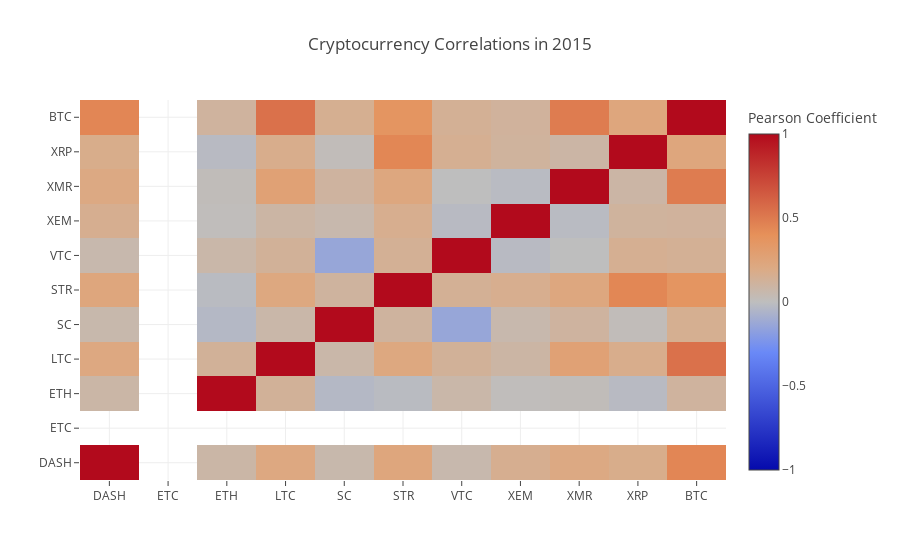

Notebook source saved alongside this figure:
### Code cell
correlation_heatmap(combined_df_2015.pct_change(), "Cryptocurrency Correlations in 2015")

### Figure 1 — Plotly figure (JSON) as saved in the notebook; plotly's stock layout.template omitted (floating-point values rounded to 4 significant figures)
{"data": [{"colorbar": {"title": "Pearson Coefficient"}, "type": "heatmap", "x": ["DASH", "ETC", "ETH", "LTC", "SC", "STR", "VTC", "XEM", "XMR", "XRP", "BTC"], "y": ["DASH", "ETC", "ETH", "LTC", "SC", "STR", "VTC", "XEM", "XMR", "XRP", "BTC"], "z": [[1, null, 0.08141, 0.2147, 0.06049, 0.2337, 0.05929, 0.1577, 0.2065, 0.1747, 0.4471], [null, null, null, null, null, null, null, null, null, null, null], [0.08141, null, 1, 0.1296, -0.03678, -0.01754, 0.07405, 0.01033, 0.01591, -0.02319, 0.112], [0.2147, null, 0.1296, 1, 0.07144, 0.2187, 0.1299, 0.08994, 0.272, 0.1728, 0.5411], [0.06049, null, -0.03678, 0.07144, 1, 0.109, -0.1383, 0.05895, 0.1052, 0.01755, 0.154], [0.2337, null, -0.01754, 0.2187, 0.109, 1, 0.1413, 0.1636, 0.2253, 0.4438, 0.3685], [0.05929, null, 0.07405, 0.1299, -0.1383, 0.1413, 1, -0.02113, 0.001113, 0.1502, 0.1398], [0.1577, null, 0.01033, 0.08994, 0.05895, 0.1636, -0.02113, 1, -0.01867, 0.1122, 0.1169], [0.2065, null, 0.01591, 0.272, 0.1052, 0.2253, 0.001113, -0.01867, 1, 0.0867, 0.4927], [0.1747, null, -0.02319, 0.1728, 0.01755, 0.4438, 0.1502, 0.1122, 0.0867, 1, 0.2327], [0.4471, null, 0.112, 0.5411, 0.154, 0.3685, 0.1398, 0.1169, 0.4927, 0.2327, 1]], "zmax": 1, "zmin": -1}], "layout": {"title": "Cryptocurrency Correlations in 2015"}}
